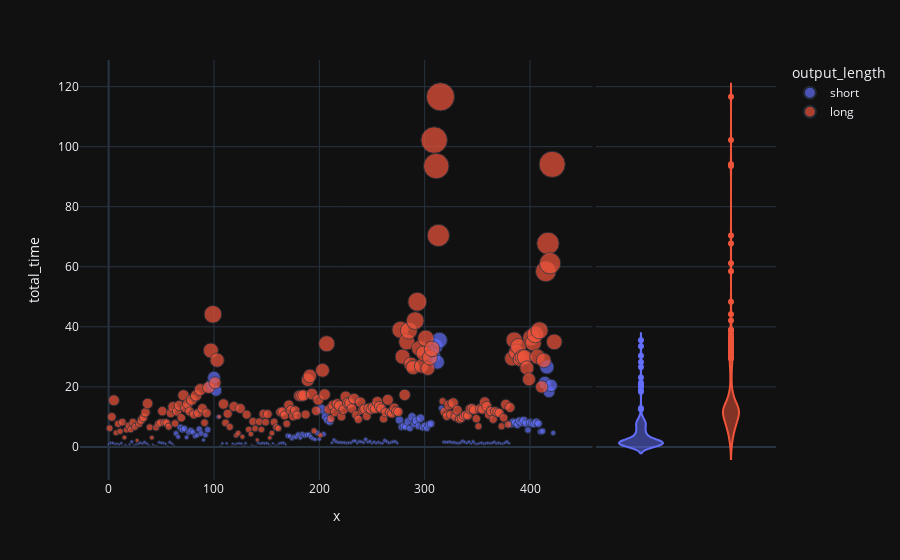

Write notebook code for a chart like this one.
### Code cell
fig = px.scatter(data_df, x= range(len(data_df)), y= "total_time", size="output_tokens", color = 'output_length', marginal_y="violin")
fig.show()

### Figure 1 — Plotly figure (JSON) as saved in the notebook; plotly's stock layout.template omitted (floating-point values rounded to 4 significant figures; data arrays with more than 128 entries replaced by an {"elided": "..."} marker saying what was removed)
{"data": [{"hovertemplate": "output_length=short<br>x=%{x}<br>total_time=%{y}<br>output_tokens=%{marker.size}<extra></extra>", "legendgroup": "short", "marker": {"color": "#636efa", "size": {"elided": "212 int values"}, "sizemode": "area", "sizeref": 12.0, "symbol": "circle"}, "mode": "markers", "name": "short", "orientation": "v", "showlegend": true, "x": {"elided": "212 int values"}, "xaxis": "x", "y": {"elided": "212 float values"}, "yaxis": "y", "type": "scatter"}, {"alignmentgroup": "True", "hovertemplate": "output_length=short<br>total_time=%{y}<extra></extra>", "legendgroup": "short", "marker": {"color": "#636efa", "symbol": "circle"}, "name": "short", "offsetgroup": "short", "scalegroup": "y", "showlegend": false, "xaxis": "x2", "y": {"elided": "212 float values"}, "yaxis": "y2", "type": "violin"}, {"hovertemplate": "output_length=long<br>x=%{x}<br>total_time=%{y}<br>output_tokens=%{marker.size}<extra></extra>", "legendgroup": "long", "marker": {"color": "#EF553B", "size": {"elided": "212 int values"}, "sizemode": "area", "sizeref": 12.0, "symbol": "circle"}, "mode": "markers", "name": "long", "orientation": "v", "showlegend": true, "x": {"elided": "212 int values"}, "xaxis": "x", "y": {"elided": "212 float values"}, "yaxis": "y", "type": "scatter"}, {"alignmentgroup": "True", "hovertemplate": "output_length=long<br>total_time=%{y}<extra></extra>", "legendgroup": "long", "marker": {"color": "#EF553B", "symbol": "circle"}, "name": "long", "offsetgroup": "long", "scalegroup": "y", "showlegend": false, "xaxis": "x2", "y": {"elided": "212 float values"}, "yaxis": "y2", "type": "violin"}], "layout": {"xaxis": {"anchor": "y", "domain": [0.0, 0.7363], "title": {"text": "x"}}, "yaxis": {"anchor": "x", "domain": [0.0, 1.0], "title": {"text": "total_time"}}, "xaxis2": {"anchor": "y2", "domain": [0.7413, 1.0], "matches": "x2", "showticklabels": false, "showline": false, "ticks": "", "showgrid": false}, "yaxis2": {"anchor": "x2", "domain": [0.0, 1.0], "matches": "y", "showticklabels": false, "showgrid": true}, "legend": {"title": {"text": "output_length"}, "tracegroupgap": 0, "itemsizing": "constant"}, "margin": {"t": 60}}}
